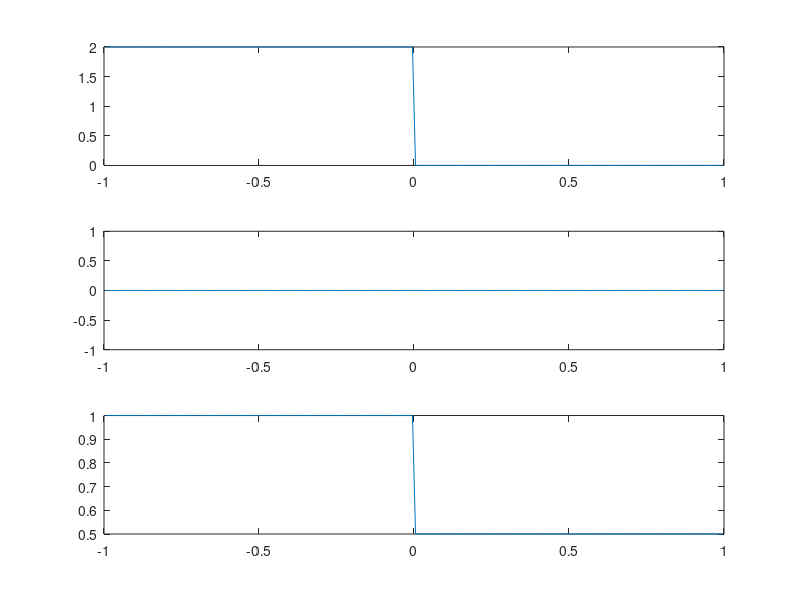

The MATLAB script that drew this image: (Note: this script raises an error after producing the figure.)
% FV solver, based on MUSCL-Hancock
clear all
close all
clc

global g    
g = 9.81;   % Gravity constant

%% Define problem
% hL = 1;   % Left water depth
% hR = 0.2; % Right water depth
% uL = 1;   % Left velocity
% uR = -1;  % Right velocity

hL = 2;     % Water depth a sinistra
hR = 0.001; % Water depth a destra
uL = 0;     % Left velocity
uR = 0;     % Right velocity

psiL = 1;
psiR = 0.5;
QL = [hL; hL*uL; hL*psiL]; % Left conservative vector
QR = [hR; hR*uR; hR*psiR]; % Right conservative vector

time = 0;       % Initial time
tend = 0.1;     % End time
xL = -1; xR=1;  % Computational domain

IMAX = 200;     % Number of control volues
dx = (xR-xL)/IMAX; 
x = linspace(xL+dx/2,xR-dx/2,IMAX);
CFL = 0.5;
NMAX = 10000;

%% Define initial condition
Q = zeros(3,IMAX);
for i=1:IMAX
    if (x(i)<=0) 
        Q(:,i) = QL;
    else
        Q(:,i) = QR;
    end
end
subplot(3,1,1)
plot(x,Q(1,:))             % h
subplot(3,1,2)
plot(x,Q(2,:)./Q(1,:))    % u
subplot(3,1,3)
plot(x,Q(3,:)./Q(1,:))    % psi

%% Compute approximate solution
for n = 1:NMAX % loop in tempo
    % Compute the maximum of the abs eigenvalues
    amax = 0;
    for i=1:IMAX
        L = Lambda(Q(:,i));
        amax = max(amax,max(abs(L)));
    end
    % Compute time step
    dt = CFL*dx/amax;    
    % Controlliamo di arrivare al tempo finale essatamente
    if (time+dt>tend)
        dt = tend - time;
    end
    % Stop criterium
    if (time>=tend)
        break
    end
    
    %Piecewise linear reconstuction in space
    slope = zeros(3,IMAX); WR = zeros(3,IMAX); WL = zeros(3,IMAX);
    for i=1:IMAX
        if (i==1)
            slope(:,i) = zeros(3,1);
        elseif (i==IMAX)
            slope(:,i) = zeros(3,1);
        else % Minmod
            slope(:,i)  = minmod(Q(:,i)-Q(:,i-1),Q(:,i+1)-Q(:,i));
        end  
        % Compute extrapolated values at the cell boundary
        WR(:,i) = Q(:,i) + 0.5.*slope(:,i); % valore a destra
        WL(:,i) = Q(:,i) - 0.5.*slope(:,i); % valore a sinistra
        % Compute time derivative (Cauchy-Kovalevskaya): Q_t=-f_x
        Qt = - (f(WR(:,i))-f(WL(:,i)))/dx;
        % Update extrapolated values with the half in time evolution
        WR(:,i) = WR(:,i) + 0.5*dt*Qt;
        WL(:,i) = WL(:,i) + 0.5*dt*Qt;
    end
    
    % Loop on control volumes
    for i=1:IMAX
        if (i==1)
             % Dirichlet
             %Qnew(:,i) = QL;
             % Reflective BC
             QGod = ExactRiemannSW(WR(:,i),WL(:,i+1),0);
             fp = f(QGod);
             QBC = WL(:,i); % copy the inner state
             QBC(2) = - QBC(2); % invertiamo la velocita normale
             QBC(3) = - QBC(3);
             QGod = ExactRiemannSW(QBC,WL(:,i),0);
             fm = f(QGod);
             Qnew(:,i) = Q(:,i) - dt/dx*(fp-fm);
        elseif (i==IMAX)
             % Dirichlet
             %Qnew(:,i) = QR;
             % reflective
             QBC = WR(:,i); % copy the inner state
             QBC(2) = - QBC(2); % invertiamo la velocita normale
             QBC(3) = - QBC(3);
             QGod = ExactRiemannSW(WR(:,i),QBC,0);
             fp = f(QGod);
             QGod = ExactRiemannSW(WR(:,i-1),WL(:,i),0);
             fm = f(QGod);
             Qnew(:,i) = Q(:,i) - dt/dx*(fp-fm);
        else
            % Godunov flux
            QGod = ExactRiemannSW(WR(:,i),WL(:,i+1),0);
            fp = f(QGod);
            QGod = ExactRiemannSW(WR(:,i-1),WL(:,i),0);
            fm = f(QGod);
            % FV method
            Qnew(:,i) = Q(:,i) - dt/dx*(fp-fm);
        end
    end  
    % Update time
    time = time + dt;
    % Overrite solution
    Q = Qnew;
    
    % Plot
    subplot(3,1,1)
    plot(x,Q(1,:),'bo')             % h
    title(sprintf('Time = % f',time))
    subplot(3,1,2)
    plot(x,Q(2,:)./Q(1,:),'bo')    % u
    subplot(3,1,3)
    plot(x,Q(3,:)./Q(1,:),'bo')    % psi
    drawnow
end

%% Plot exact solution
% Compute solution at tend with the exact Riemann solver
for i= 1:IMAX
    xi = x(i)/time;
    Qe(:,i) = ExactRiemannSW(QL,QR,xi);
end
% Plot the exact solution at the final time
hold all
subplot(3,1,1)
hold on
plot(x,Qe(1,:),'k-')             % h
subplot(3,1,2)
hold on
plot(x,Qe(2,:)./Qe(1,:),'k-')    % u
subplot(3,1,3)
hold on
plot(x,Qe(3,:)./Qe(1,:),'k-')    % psi
drawnow